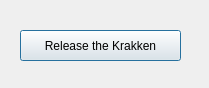
<?xml version="1.0" encoding="UTF-8"?>
<ui version="4.0">
 <class>Dialog</class>
 <widget class="QDialog" name="Dialog">
  <property name="geometry">
   <rect>
    <x>0</x>
    <y>0</y>
    <width>209</width>
    <height>88</height>
   </rect>
  </property>
  <property name="windowTitle">
   <string>Dialog</string>
  </property>
  <widget class="QPushButton" name="pushButton">
   <property name="geometry">
    <rect>
     <x>20</x>
     <y>30</y>
     <width>161</width>
     <height>31</height>
    </rect>
   </property>
   <property name="text">
    <string>Release the Krakken</string>
   </property>
  </widget>
 </widget>
 <layoutdefault spacing="6" margin="11"/>
 <resources/>
 <connections/>
</ui>
